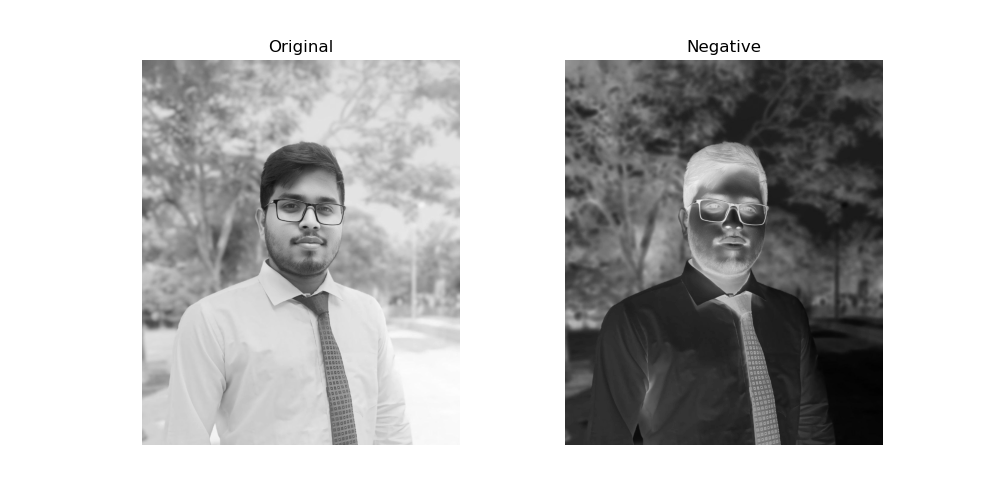

The Python source for this figure:
import cv2
import matplotlib.pyplot as plt

gray_img = cv2.imread("rony.jpg", cv2.IMREAD_GRAYSCALE)
negative_img = 255 - gray_img

plt.figure(figsize=(10, 5))
plt.subplot(1, 2, 1); plt.title("Original");
plt.imshow(gray_img, cmap='gray');
plt.axis('off')

plt.subplot(1, 2, 2);
plt.title("Negative");
plt.imshow(negative_img, cmap='gray');
plt.axis('off')
plt.savefig('task2_negative.png');
plt.show()
